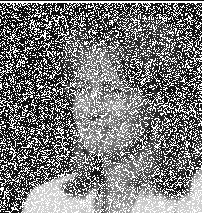
#> input picture HW3/Noisy_image.png, 204 x 213 px
$ python image_filtering.py
#> lines starting #> are read from the running program, lines starting #| are printed output that depends on the picture
#!/usr/bin/env python3
# -*- coding: utf-8 -*-
"""
Created on Sat Nov  5 14:59:19 2022

@author: indra25
"""

import cv2
import numpy as np
import pandas as pd
import matplotlib.pyplot as plt
import sys,os
import warnings

#suppress warnings
warnings.filterwarnings('ignore')


#part-2
def load_gray_image():
    try:
        gray_img = cv2.imread('./Noisy_image.png',cv2.IMREAD_GRAYSCALE)
#> gray_img is the input picture: shape (213, 204); min 12, max 255, mean 122.5
        return gray_img

    except Exception as e:
        exc_type, exc_obj, exc_tb = sys.exc_info()
        fname = os.path.split(exc_tb.tb_frame.f_code.co_filename)[1]
        print(exc_type, fname, exc_tb.tb_lineno,e)


def convolute(gray_img):
    try:

        scaling_factor = 1/9
        conv_filter_unscaled = np.array([[1, 1, 1],
                                        [1, 1, 1],
                                        [1, 1, 1]
                                    ])
        conv_filter =  scaling_factor * conv_filter_unscaled
        conv_filter = conv_filter.astype('float32')

        gray_img = gray_img.astype('float')
        conv_img = np.zeros((gray_img.shape))
        temp = np.pad(gray_img, (1,1), 'constant')
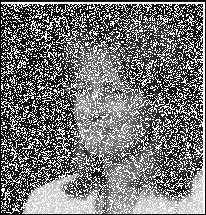
#> temp: shape (215, 206) float64; min 0, max 255, mean 120.1
        for i in range(0,gray_img.shape[0]):
            for j in range(0,gray_img.shape[1]):
                local_img = temp[i:i+3,j:j+3]
                local_img = np.fliplr(local_img)
                local_img = np.flipud(local_img)
                conv_img[i,j] = np.sum(np.multiply(local_img,conv_filter))
                conv_img[i,j] = np.clip(conv_img[i,j], 0, 255)
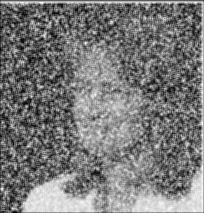
#> conv_img: shape (213, 204) float64; min 8, max 255, mean 121.5
        conv_img = conv_img.astype('uint8')

        cv2.imwrite('./convolved_image.png',conv_img)
        print('convolve image loaded',"\n\n")


    except Exception as e:
        exc_type, exc_obj, exc_tb = sys.exc_info()
        fname = os.path.split(exc_tb.tb_frame.f_code.co_filename)[1]
        print(exc_type, fname, exc_tb.tb_lineno,e)


def avg_filter(gray_img):
    try:

        scaling_factor = 1/9
        avg_filter_unscaled = np.array([[1, 1, 1],
                                        [1, 1, 1],
                                        [1, 1, 1]
                                    ])
        avg_filter =  scaling_factor * avg_filter_unscaled


        avg_img = np.zeros(gray_img.shape)
        temp = np.pad(gray_img, (1,1), 'constant')
        for i in range(0,gray_img.shape[0]):
            for j in range(0,gray_img.shape[1]):
                local_img = temp[i:i+3,j:j+3]
                avg_img[i,j] = np.mean(local_img)
        avg_img = np.clip(avg_img, 0, 255)
        avg_img = avg_img.astype('uint8')

        cv2.imwrite('./average_image.png',avg_img)
        print('avg image loaded',"\n\n")


    except Exception as e:
        exc_type, exc_obj, exc_tb = sys.exc_info()
        fname = os.path.split(exc_tb.tb_frame.f_code.co_filename)[1]
        print(exc_type, fname, exc_tb.tb_lineno,e)


def gaussian_filter(gray_img):
    try:

        scaling_factor = 1/16
        g_filter = np.array([[1, 2, 1],
                             [2, 4, 2],
                             [1, 2, 1]
                            ])
        g_filter =  scaling_factor * g_filter
        g_filter = g_filter.astype('float32')
        flipped_g_filter = np.flip(g_filter)

        gaussian_img = np.zeros((gray_img.shape))
        padded_gray_img = np.pad(gray_img, (1,1), 'constant')
        height,width = gray_img.shape
#> height = 213; width = 204
        for i in range(height): #height
            for j in range(width): #width
                local_img = padded_gray_img[i:i+3,j:j+3]
                #print(flipped_g_filter.shape,local_img.shape)
                gaussian_img[i,j] = np.sum(np.multiply(flipped_g_filter,local_img))
                gaussian_img[i,j] = np.clip(gaussian_img[i,j], 0, 255)
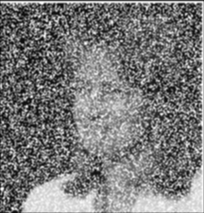
#> gaussian_img: shape (213, 204) float64; min 9, max 255, mean 121.8
        gaussian_img = gaussian_img.astype('uint8')

        cv2.imwrite('./gaussian_image.png',gaussian_img)
        print('gaussian image loaded',"\n\n")


    except Exception as e:
        exc_type, exc_obj, exc_tb = sys.exc_info()
        fname = os.path.split(exc_tb.tb_frame.f_code.co_filename)[1]
        print(exc_type, fname, exc_tb.tb_lineno,e)


def median_filter(gray_img):
    try:

        median_img = np.zeros(gray_img.shape)
        temp = np.pad(gray_img, (1,1), 'constant')
        for i in range(0,gray_img.shape[0]):
            for j in range(0,gray_img.shape[1]):
                local_img = temp[i:i+3,j:j+3]
                arr = local_img.flatten()
                arr = np.sort(arr)
                median_img[i,j] = arr[4]#np.median(arr)
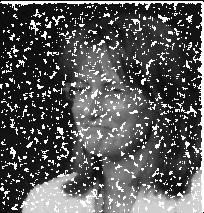
#> median_img: shape (213, 204) float64; min 0, max 255, mean 88.5
        median_img = np.clip(median_img, 0, 255)
        median_img = median_img.astype('uint8')

        cv2.imwrite('./median_img.png',median_img)
        print('median image loaded',"\n\n")


    except Exception as e:
        exc_type, exc_obj, exc_tb = sys.exc_info()
        fname = os.path.split(exc_tb.tb_frame.f_code.co_filename)[1]
        print(exc_type, fname, exc_tb.tb_lineno,e)


def increase_brightness_contrast():
    try:

        img_unexposed = cv2.imread('./Uexposed.png')
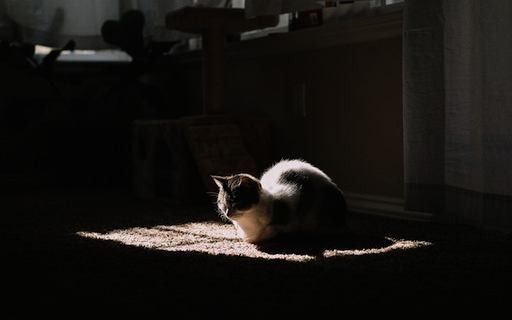
#> input picture HW3/Uexposed.png, 512 x 320 px
#> img_unexposed is the input picture: shape (320, 512, 3); mean B, G, R 17.5, 19.9, 22.4
        img_unexposed = np.mean(img_unexposed,axis=2)
#> img_unexposed: shape (320, 512) float64

        brightness = 100
        contrast = 100
        bc = img_unexposed * (contrast/127+1) - contrast + brightness
        bc = np.clip(bc, 0, 255)
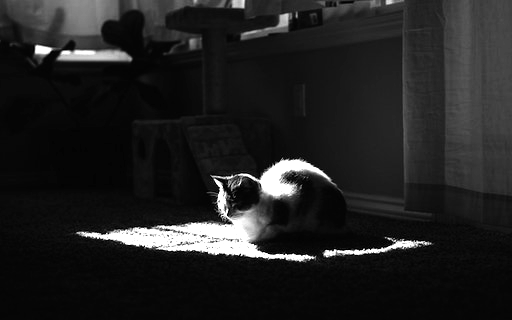
#> bc: shape (320, 512) float64; min 0, max 255, mean 33.3
        bc = np.uint8(bc)

        cv2.imwrite('./adjusted_image.png',bc)
        print('adjusted image loaded',"\n\n")


    except Exception as e:
        exc_type, exc_obj, exc_tb = sys.exc_info()
        fname = os.path.split(exc_tb.tb_frame.f_code.co_filename)[1]
        print(exc_type, fname, exc_tb.tb_lineno,e)


def main():
    try:

        #Image Filtering
        gray_img = load_gray_image()

        #1.Convolution
        convolute(gray_img)

        #2.Averaging Filter
        avg_filter(gray_img)

        #3.Gaussian
        gaussian_filter(gray_img)

        #4.Median
        median_filter(gray_img)

        #5. Contrast and Brightness
        increase_brightness_contrast()


    except Exception as e:
        exc_type, exc_obj, exc_tb = sys.exc_info()
        fname = os.path.split(exc_tb.tb_frame.f_code.co_filename)[1]
        print(exc_type, fname, exc_tb.tb_lineno),e


main()
